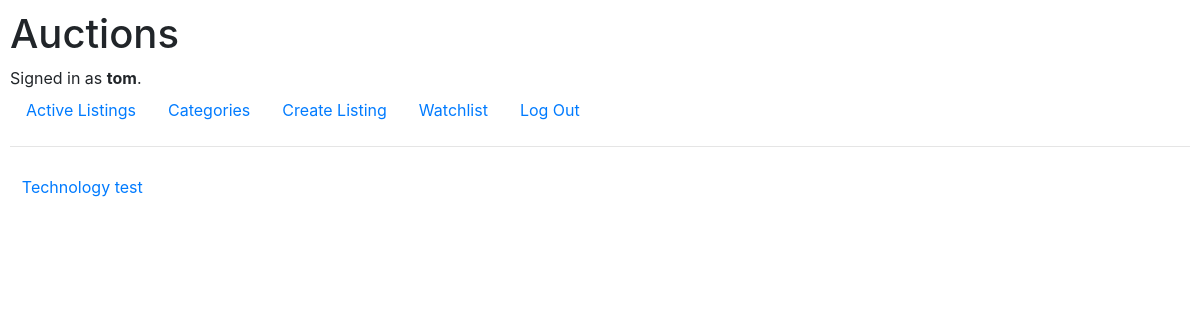
Page /category (signed in) on the committed database.
### auctions/models.py (models this page shows, shortened)
class User(AbstractUser):
    pass

class Item(models.Model):
    title = models.CharField(max_length=48)
    description = models.CharField(max_length=128)
    picture_link = models.URLField(blank=True)
    category = models.CharField(max_length=16, blank=True)
    starting_bid = models.FloatField(max_length=12)

### auctions/views.py (the view)
# urls.py: path("category", views.list_categories, name="list_categories"),
def list_categories(request):
    listings = Listing.objects.all()
    categories = []
    for listing in listings:
        if listing.item.category not in categories and listing.item.category != "":
            categories.append(listing.item.category)
    return render(request, "auctions/list_categories.html", {
        "categories": categories
    })

### auctions/templates/auctions/list_categories.html (shortened to what this page needs)
{% extends "auctions/layout.html" %}
{% block body %}
    <div style="padding: 1%;">
        {% for category in categories %}
        <a href="{% url 'display_category' category %}">{{ category }}</a>
        {% endfor %}
    </div>
{% endblock %}

### auctions/templates/auctions/layout.html (shortened to what this page needs)
{% load static %}
<!DOCTYPE html>
<html lang="en">
    <head>
        <link rel="stylesheet" href="https://stackpath.bootstrapcdn.com/bootstrap/4.4.1/css/bootstrap.min.css">
        <link href="{% static 'auctions/styles.css' %}" rel="stylesheet">
    </head>
    <body>
        <h1>Auctions</h1>
        <div>
            {% if user.is_authenticated %}
                Signed in as <strong>{{ user.username }}</strong>.
            {% else %}
                Not signed in.
            {% endif %}
        </div>
        <ul class="nav">
            <li class="nav-item">
                <a class="nav-link" href="{% url 'index' %}">Active Listings</a>
            </li>
            <li class="nav-item">
                <a class="nav-link" href="{% url 'list_categories' %}">Categories</a>
            </li>
            {% if user.is_authenticated %}
                <li class="nav-item">
                    <a class="nav-link" href="{% url 'create_listing' %}">Create Listing</a>
                </li>
                <li class="nav-item">
                    <a class="nav-link" href="{% url 'watchlist' %}">Watchlist</a>
                </li>
                <li class="nav-item">
                    <a class="nav-link" href="{% url 'logout' %}">Log Out</a>
                </li>
            {% endif %}
        </ul>
        <hr>
        {% block body %}
        {% endblock %}
    </body>
</html>

### auctions/static/auctions/styles.css (style rules this page uses)
body { padding: 10px; }

### rows in the picture
User: username "tom"
Item: categories "Technology"
Item: categories "test"
